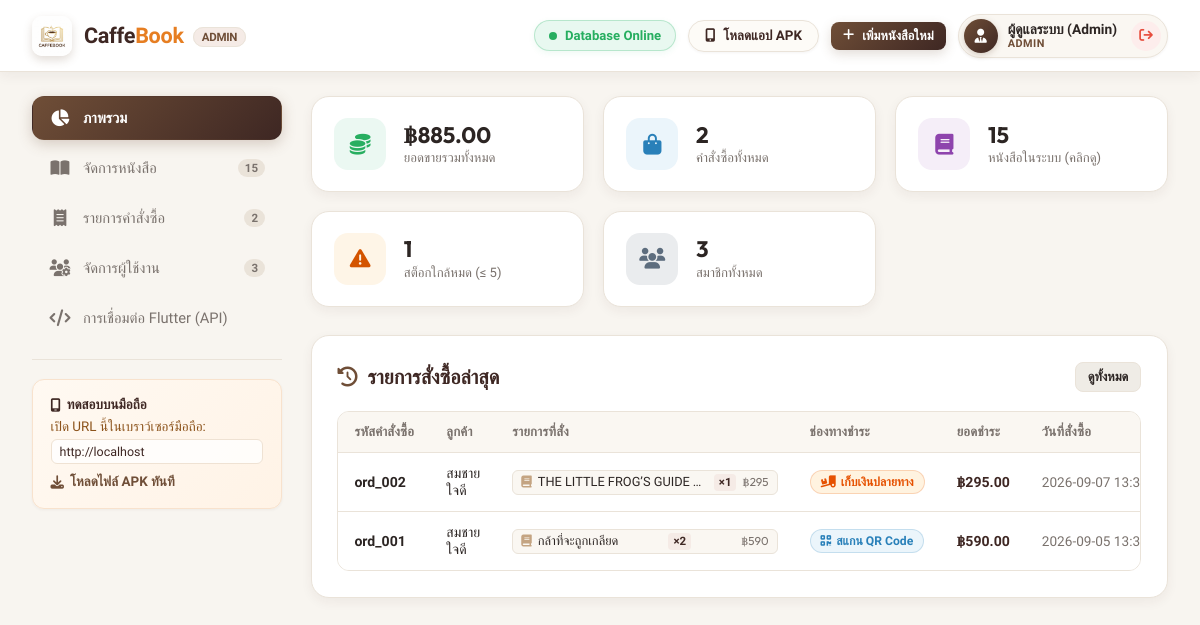
Page /index.php (signed in) on the committed database.
### tables this page shows
CREATE TABLE IF NOT EXISTS `users` (
    `id` VARCHAR(50) PRIMARY KEY,
    `name` VARCHAR(255) NOT NULL,
    `email` VARCHAR(255) NOT NULL UNIQUE,
    `password` VARCHAR(255) NOT NULL,
    `role` VARCHAR(50) NOT NULL DEFAULT 'customer',
    `created_at` DATETIME DEFAULT CURRENT_TIMESTAMP
);

CREATE TABLE IF NOT EXISTS `orders` (
    `id` VARCHAR(50) PRIMARY KEY,
    `user_id` VARCHAR(50) NOT NULL,
    `user_name` VARCHAR(255) NOT NULL,
    `total_amount` DECIMAL(10,2) NOT NULL DEFAULT 0.00,
    `payment_method` VARCHAR(50) NOT NULL DEFAULT 'สแกน QR Code',
    `status` VARCHAR(50) NOT NULL DEFAULT 'ชำระเงินแล้ว',
    `items_detail` TEXT,
    `order_date` VARCHAR(50) NOT NULL
);

CREATE TABLE IF NOT EXISTS `books` (
    `id` VARCHAR(50) PRIMARY KEY,
    `title` VARCHAR(255) NOT NULL,
    `author` VARCHAR(255) NOT NULL,
    `price` DECIMAL(10,2) NOT NULL DEFAULT 0.00,
    `stock` INT NOT NULL DEFAULT 0,
    `category` VARCHAR(100) NOT NULL DEFAULT 'ทั่วไป',
    `cover_url` TEXT,
    `description` TEXT,
    `rating` DECIMAL(3,2) DEFAULT 4.80,
    `pages` INT DEFAULT 200,
    `is_featured` TINYINT(1) DEFAULT 0
);

### index.php (the view, shortened to what this page needs)
<?php
require_once __DIR__ . '/db.php';
?>
<?php
$currentUser = $_SESSION['admin_user'];
$total_revenue = $pdo->query("SELECT COALESCE(SUM(total_amount), 0) FROM orders WHERE status != 'ยกเลิก'")->fetchColumn();
$total_orders = $pdo->query("SELECT COUNT(*) FROM orders")->fetchColumn();
$total_books = $pdo->query("SELECT COUNT(*) FROM books")->fetchColumn();
$low_stock_books = $pdo->query("SELECT COUNT(*) FROM books WHERE stock <= 5 AND stock > 0")->fetchColumn();
$total_users = $pdo->query("SELECT COUNT(*) FROM users")->fetchColumn();
$books = $pdo->query("SELECT * FROM books ORDER BY is_featured DESC, id DESC")->fetchAll();
$orders = $pdo->query("SELECT * FROM orders ORDER BY id DESC")->fetchAll();
$users = $pdo->query("SELECT id, name, email, role, created_at FROM users ORDER BY created_at DESC")->fetchAll();
function renderOrderItemsHtml($items_json, $orderId = '') {
    $items = json_decode($items_json, true);
    $html = '<div class="order-items-list">';
    foreach ($items as $it) {
        $title = htmlspecialchars($it['title'] ?? 'หนังสือ');
        $qty = intval($it['quantity'] ?? 1);
        $price = floatval($it['price'] ?? 0);
        $subtotal = $qty * $price;
        $clickAction = $orderId ? 'onclick="openOrderReceiptModal(\'' . $orderId . '\')"' : '';
        $html .= '<div class="order-item-pill" title="' . $title . ' (คลิกเพื่อดูใบเสร็จ)" ' . $clickAction . '>';
        $html .= '<i class="fa-solid fa-book" style="color:var(--primary-light);"></i>';
        $html .= '<span class="item-title">' . $title . '</span>';
        $html .= '<span class="item-qty">×' . $qty . '</span>';
        if ($price > 0) {
            $html .= '<span class="item-subtotal">฿' . number_format($subtotal, 0) . '</span>';
        }
        $html .= '</div>';
    }
    $html .= '</div>';
    return $html;
}
function renderPaymentBadge($method) {
    $method = $method ?: 'สแกน QR Code';
    if (strpos($method, 'สแกน') !== false || strpos($method, 'PromptPay') !== false) {
        return '<span class="badge" style="background:#EBF5FB; color:#2980B9; border:1px solid rgba(41,128,185,0.2);"><i class="fa-solid fa-qrcode"></i> ' . htmlspecialchars($method) . '</span>';
    } else if (strpos($method, 'บัตร') !== false || strpos($method, 'Card') !== false) {
        return '<span class="badge" style="background:#F3E5F5; color:#8E24AA; border:1px solid rgba(142,36,170,0.2);"><i class="fa-solid fa-credit-card"></i> ' . htmlspecialchars($method) . '</span>';
    } else if (strpos($method, 'ปลายทาง') !== false || strpos($method, 'COD') !== false) {
        return '<span class="badge" style="background:#FFF3E0; color:#E65100; border:1px solid rgba(230,81,0,0.2);"><i class="fa-solid fa-truck-ramp-box"></i> ' . htmlspecialchars($method) . '</span>';
    }
    return '<span class="badge badge-info">' . htmlspecialchars($method) . '</span>';
}
?>
<!DOCTYPE html>
<html lang="th">
<head>
    <link rel="stylesheet" href="https://cdnjs.cloudflare.com/ajax/libs/font-awesome/6.5.1/css/all.min.css">
</head>
<body>
    <header class="navbar">
        <a href="index.php" class="brand-logo">
            <img src="assets/logo.png" alt="CaffeBook Logo" style="width:40px; height:40px; border-radius:10px; object-fit:cover; box-shadow:0 4px 10px rgba(111, 78, 55, 0.2);">
            <span>Caffe<b>Book</b> <small style="font-size:0.72rem; font-weight:700; color:var(--primary); background:var(--primary-soft); padding:2px 8px; border-radius:10px; margin-left:4px; border:1px solid #EAE3D9; vertical-align:middle;">ADMIN</small></span>
        </a>
        <div class="nav-status">
            <div class="status-badge" title="ระบบฐานข้อมูล TiDB Cloud / MySQL ออนไลน์">
                <div class="dot"></div>
                <span>Database Online</span>
            </div>
            <a href="download_apk.php" class="btn-nav-apk" title="ดาวน์โหลดไฟล์ติดตั้งสำหรับมือถือ Android">
                <i class="fa-solid fa-mobile-screen-button"></i> โหลดแอป APK
            </a>
            <button class="btn btn-primary btn-sm" onclick="openAddBookModal()">
                <i class="fa-solid fa-plus"></i> เพิ่มหนังสือใหม่
            </button>
            <div class="user-profile-badge">
                <div class="user-avatar-circle">
                    <i class="fa-solid fa-user-tie"></i>
                </div>
                <div class="user-info-text">
                    <span class="user-name-title"><?= htmlspecialchars($currentUser['name'] ?? 'Admin') ?></span>
                    <span class="user-role-tag"><?= htmlspecialchars(strtoupper($currentUser['role'] ?? 'ADMIN')) ?></span>
                </div>
                <a href="index.php?action=logout" class="btn-logout-icon" title="ออกจากระบบ">
                    <i class="fa-solid fa-arrow-right-from-bracket"></i>
                </a>
            </div>
        </div>
    </header>
    <div class="admin-container">
        <aside class="sidebar">
            <div class="nav-item active" onclick="switchTab('dashboard', this)">
                <i class="fa-solid fa-chart-pie"></i>
                <span>ภาพรวม</span>
            </div>
            <div class="nav-item" onclick="switchTab('books', this)">
                <i class="fa-solid fa-book-open"></i>
                <span>จัดการหนังสือ</span>
                <span class="badge-count" id="sidebarBookCount"><?= count($books) ?></span>
            </div>
            <div class="nav-item" onclick="switchTab('orders', this)">
                <i class="fa-solid fa-receipt"></i>
                <span>รายการคำสั่งซื้อ</span>
                <span class="badge-count"><?= count($orders) ?></span>
            </div>
            <div class="nav-item" onclick="switchTab('users', this)">
                <i class="fa-solid fa-users-gear"></i>
                <span>จัดการผู้ใช้งาน</span>
                <span class="badge-count"><?= count($users) ?></span>
            </div>
            <div class="nav-item" onclick="switchTab('api-info', this)">
                <i class="fa-solid fa-code"></i>
                <span>การเชื่อมต่อ Flutter (API)</span>
            </div>
            <div class="sidebar-divider"></div>
            <div class="api-info-card">
                <h4><i class="fa-solid fa-mobile-screen"></i> ทดสอบบนมือถือ</h4>
                <p>เปิด URL นี้ในเบราว์เซอร์มือถือ:</p>
                <code>http://<?= $_SERVER['HTTP_HOST'] ?></code>
                <a href="download_apk.php" style="display:inline-flex;align-items:center;gap:6px;margin-top:10px;color:var(--primary);font-weight:600;text-decoration:none;font-size:0.84rem;">
                    <i class="fa-solid fa-download"></i> โหลดไฟล์ APK ทันที
                </a>
            </div>
        </aside>
        <main class="main-content">
            <section id="tab-dashboard" class="tab-section active">
                <div class="stats-grid">
                    <div class="stat-card">
                        <div class="stat-icon revenue"><i class="fa-solid fa-coins"></i></div>
                        <div class="stat-info">
                            <h3>฿<?= number_format($total_revenue, 2) ?></h3>
                            <p>ยอดขายรวมทั้งหมด</p>
                        </div>
                    </div>
                    <div class="stat-card">
                        <div class="stat-icon orders"><i class="fa-solid fa-bag-shopping"></i></div>
                        <div class="stat-info">
                            <h3><?= number_format($total_orders) ?></h3>
                            <p>คำสั่งซื้อทั้งหมด</p>
                        </div>
                    </div>
                    <div class="stat-card" style="cursor:pointer;" onclick="switchTab('books', document.querySelectorAll('.nav-item')[1])">
                        <div class="stat-icon books"><i class="fa-solid fa-book"></i></div>
                        <div class="stat-info">
                            <h3><?= number_format($total_books) ?></h3>
                            <p>หนังสือในระบบ (คลิกดู)</p>
                        </div>
                    </div>
                    <div class="stat-card" style="cursor:pointer;" onclick="switchTab('books', document.querySelectorAll('.nav-item')[1]); filterByQuickKPI('low');">
                        <div class="stat-icon stock"><i class="fa-solid fa-triangle-exclamation"></i></div>
                        <div class="stat-info">
                            <h3><?= number_format($low_stock_books) ?></h3>
                            <p>สต็อกใกล้หมด (≤ 5)</p>
                        </div>
                    </div>
                    <div class="stat-card">
                        <div class="stat-icon users"><i class="fa-solid fa-users"></i></div>
                        <div class="stat-info">
                            <h3><?= number_format($total_users) ?></h3>
                            <p>สมาชิกทั้งหมด</p>
                        </div>
                    </div>
                </div>
                <div class="content-card">
                    <div class="card-header">
                        <h2 class="card-title"><i class="fa-solid fa-clock-rotate-left"></i> รายการสั่งซื้อล่าสุด</h2>
                        <button class="btn btn-secondary btn-sm" onclick="switchTab('orders', document.querySelectorAll('.nav-item')[2])">ดูทั้งหมด</button>
                    </div>
                    <div class="table-responsive">
                        <table>
                            <thead>
                                <tr>
                                    <th>รหัสคำสั่งซื้อ</th>
                                    <th>ลูกค้า</th>
                                    <th>รายการที่สั่ง</th>
                                    <th>ช่องทางชำระ</th>
                                    <th>ยอดชำระ</th>
                                    <th>วันที่สั่งซื้อ</th>
                                </tr>
                            </thead>
                            <tbody>
                                <?php if (empty($orders)): ?>
                                    <tr><td colspan="7" style="text-align:center; color: var(--text-muted); padding: 2rem;">ยังไม่มีรายการสั่งซื้อ</td></tr>
                                <?php else: ?>
                                    <?php foreach (array_slice($orders, 0, 5) as $ord): ?>
                                    <tr>
                                        <td><strong><?= htmlspecialchars($ord['id']) ?></strong></td>
                                        <td><?= htmlspecialchars($ord['user_name'] ?? 'ลูกค้า') ?></td>
                                        <td><?= renderOrderItemsHtml($ord['items_detail'] ?? '') ?></td>
                                        <td><?= renderPaymentBadge($ord['payment_method'] ?? 'สแกน QR Code') ?></td>
                                        <td style="font-weight:600; color:var(--primary-dark); white-space:nowrap;">฿<?= number_format($ord['total_amount'], 2) ?></td>
                                        <td style="color:var(--text-muted); font-size:0.85rem; white-space:nowrap;"><?= htmlspecialchars($ord['order_date']) ?></td>
                                    </tr>
                                    <?php endforeach; ?>
                                <?php endif; ?>
                            </tbody>
                        </table>
                    </div>
                </div>
            </section>
        </main>
    </div>
</body>
</html>

### rows in the picture
users: name "ผู้ดูแลระบบ (Admin)", role "ADMIN"
orders: id "ord_002", user_name "สมชาย ใจดี", payment_method "เก็บเงินปลายทาง", total_amount "295.00", order_date "2026-09-07…"
books: author "THE LITTLE FROG’S GUIDE…", is_featured "1", subtotal "295"
orders: id "ord_001", user_name "สมชาย ใจดี", payment_method "สแกน QR Code", total_amount "590.00", order_date "2026-09-05…"
books: title "กล้าที่จะถูกเกลียด", qty "2", price "590"

### other values in the picture
count($books) "15"
count($orders) "2"
count($users) "3"
$_SERVER['HTTP_HOST'] "localhost"
$total_revenue "885.00"
$total_orders "2"
$total_books "15"
$low_stock_books "1"
$total_users "3"
